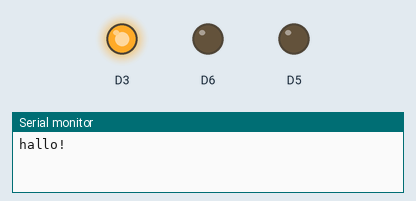
Recording of a sketch running on a simulated ESP8266 (NodeMCU). On the bench: output pins drawn as LEDs (lit = HIGH), the last lines printed to the serial monitor. Random numbers use the default seed unless the sketch sets one.

Above: at 0.1 s.
At 10.1 s:
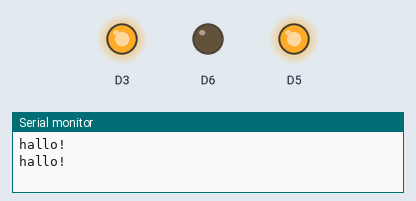
At 61.3 s:
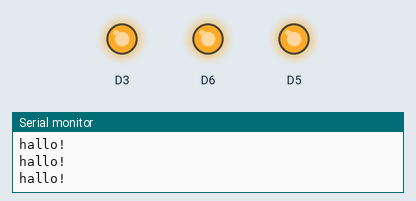
At 112.6 s:
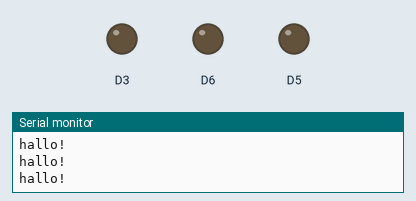
Timing chart, 0 to 124.0 s (numbered marks = the images above):
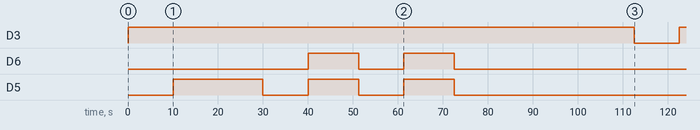

The sketch:

lampenbenden.ino
```cpp
void setup() {
  // put your setup code here, to run once:
pinMode(D3, OUTPUT);
pinMode(D5, OUTPUT);
pinMode(D6, OUTPUT);
Serial.begin(115200);
}

void loop() {
digitalWrite(D3, LOW );
digitalWrite(D5, LOW );
digitalWrite(D6, LOW );
Serial.println("hallo!");


int A = random(999);
int B = random(999);
int C = random(999);
int D = random(999);

if(A > B || A < C){
  digitalWrite(D3, HIGH );
}

if(C > A && C < B){
  digitalWrite(D5, HIGH );
}

if(B > C && B > A && C < A){
  digitalWrite(D6, HIGH );

}
if(D > A && D > B && D > C){
  digitalWrite(D3, HIGH );
   digitalWrite(D5, HIGH );
    digitalWrite(D6, HIGH );
    delay(250);
    digitalWrite(D3, HIGH );
   digitalWrite(D5, HIGH );
    digitalWrite(D6, HIGH );
    delay(250);
    digitalWrite(D3, HIGH );
   digitalWrite(D5, HIGH );
    digitalWrite(D6, HIGH );
    delay(250);
    digitalWrite(D3, HIGH );
   digitalWrite(D5, HIGH );
    digitalWrite(D6, HIGH );
    delay(250);
    digitalWrite(D3, HIGH );
   digitalWrite(D5, HIGH );
    digitalWrite(D6, HIGH );
    delay(250);
  }
  delay(10000);
}
```

Measured:
- by itself, D3: LOW → HIGH at 0.00 s, → LOW 113 s later, → HIGH 10.0 s later
- by itself, D6: LOW → HIGH at 40.0 s, → LOW 11.3 s later, → HIGH 10.0 s later, → LOW 11.3 s later, … (4 changes in this stretch)
- by itself, D5: repeats every 21.3 s: LOW 10.0 s, HIGH 11.3 s, until it stays LOW from 72.5 s
